Frame 1 (no input): blank canvas, image omitted
Frame 60 (the mouse pressed at the canvas centre just before this capture): blank canvas, image omitted
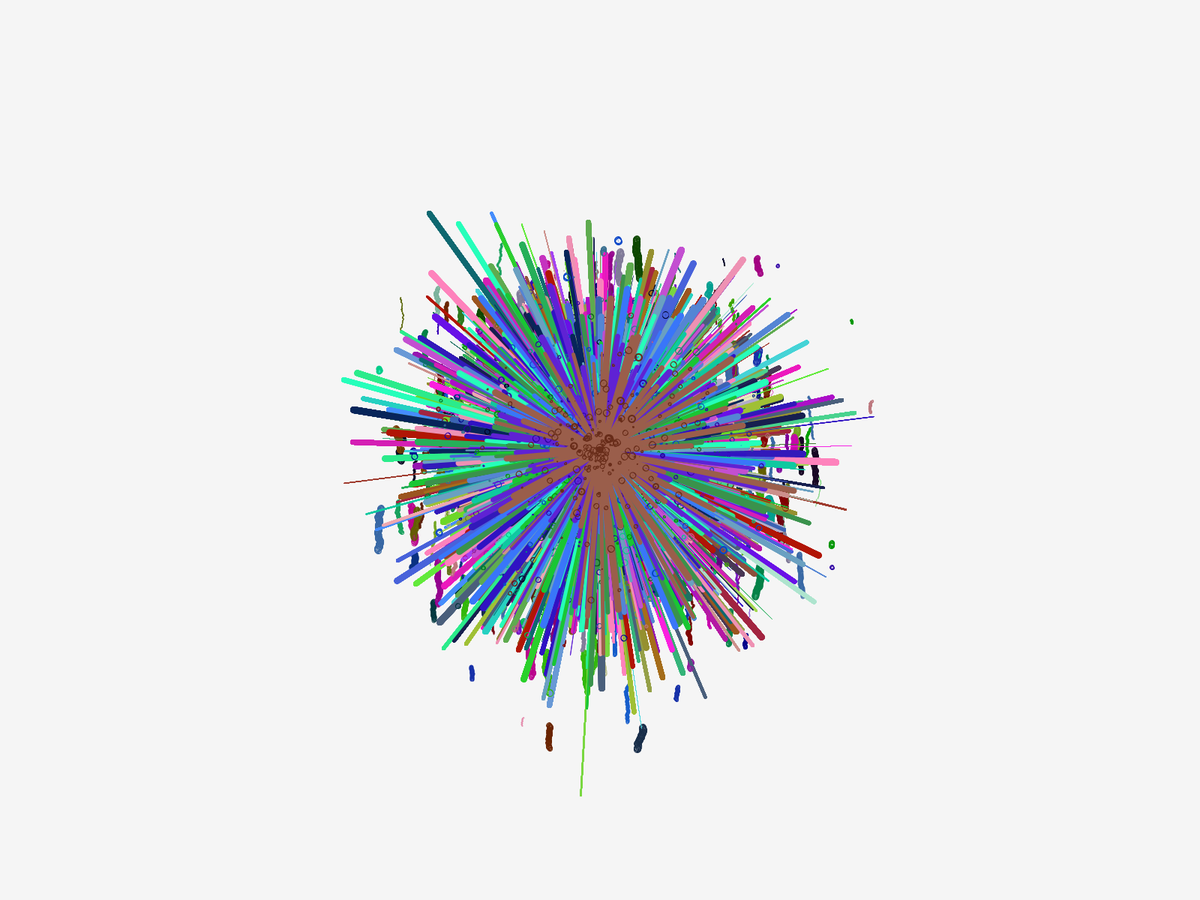
Frame 120 (the mouse held since frame 60 and released just before this capture)

The Processing sketch whose frames 1 and 60 were blank and that drew this single picture after the mouse press (run headless with seeded random() and noise(); from frame 60 on, the mouse is pressed at the canvas centre):

// Processing sketch: paintSplatter
// ── paintSplatter.pde
ArrayList<splat> splats = new ArrayList<splat>();
void setup() {
  fullScreen();
  background(245);
}
void draw() {
  if (mousePressed) {
    splats.add(new splat(mouseX, mouseY));
    splats.get(splats.size()-1).populate();
  }
  for (splat i : splats)i.render();
}
class splat {
  ArrayList<dribble> dribbles = new ArrayList<dribble>();
  ArrayList<dot> dots = new ArrayList<dot>();
  ArrayList<ray> rays = new ArrayList<ray>();
  int x, y;
  splat(int _x, int _y) {
    x=_x;
    y=_y;
  }
  void populate() {
    int r=int(random(0, 255)), g=int(random(0, 255)), b=int(random(0, 255));
    for (int i=0; i<int(random(90, 150)); i++) {
      rays.add(new ray(mouseX, mouseY, mouseX+numseg(randomGaussian(), 10000), mouseY+numseg(randomGaussian(), 10000), r, g, b, int(random(0, 10))));
      for (int v =0; v<5; v++)dots.add(new dot(mouseX, mouseY, r, g, b, int(random(0, 10))));//produce more dots than any other type
      dribbles.add(new dribble(mouseX+numseg(randomGaussian(), 10000), mouseY+numseg(randomGaussian(), 10000), r, g, b, int(random(0, 10))));
    }
  }
  void render() {
    for (ray i : rays)i.render();
    for (dot i : dots)i.render();
    for (dribble i : dribbles)i.render();
  }
  int numseg(float in, int f) {
    return int((in*1000000)/f);//make it large and truncate for more randomness
  }
  class ray {//so rays render above dribbles
    int x1, y1, x2, y2, r, g, b, w;
    ray(int _x1, int _y1, int _x2, int _y2, int _r, int _g, int _b, int _w) {
      x1=_x1;
      y1=_y1;
      x2=_x2;
      y2=_y2;
      r=_r;
      g=_g;
      b=_b;
      w=_w;
    }
    void render() {
      strokeWeight(w);
      stroke(r, g, b);
      line(x1, y1, x2, y2);
    }
  }
  class dot {
    float x, y, s, a, rad;
    int r, g, b, w;
    dot(int _x, int _y, int _r, int _g, int _b, int _w) {
      x=_x;
      y=_y;
      s=int(abs(randomGaussian()));
      r=_r-50;
      g=_g-50;
      b=_b-50;
      w=_w;
      a=random(0, 360);
      rad=60*randomGaussian();
    }
    void render() {
      strokeWeight(w);
      stroke(r, g, b, 100*abs(int(x+y)));
      fill(r, g, b);//preserve color
      ellipse(x+ rad*cos(radians(a)), y+ rad*sin(radians(a)), s, s);//just like a dribble, but stationary, and tighter in scope
    }
  }
  class dribble {
    float x, y, s;
    int r, g, b, w;
    dribble(int _x, int _y, int _r, int _g, int _b, int _w) {
      x=_x;
      y=_y;
      s=int(abs(randomGaussian()));
      r=_r;
      g=_g;
      b=_b;
      w=_w;
    }
    void render() {
      strokeWeight(w);
      fill(r, g, b, 100*abs(int(x+y)));//preserve color
      ellipse(x, y, s, s);
      y++;
      if (s<=0)s=0;
      else s=s-.01;
      x=x+(randomGaussian()/2);//add wobbling of droplet, like in real life
    }
  }
}
